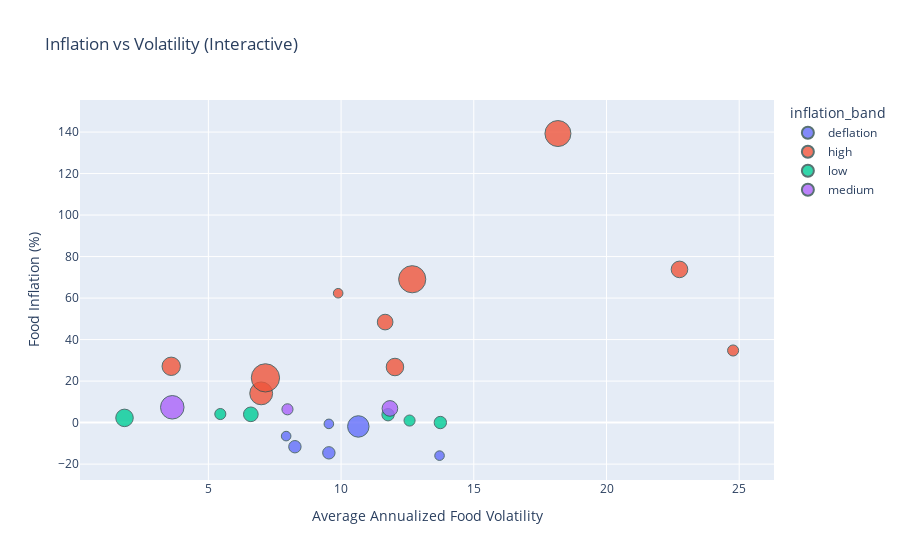

The notebook cell this image was saved under:
### Markdown cell above
Let's recreate this scatter plot using Plotly to allow us the ability to hover over data points in order to identify our countries.

### Code cell
import plotly.express as px

fig = px.scatter(
    df,
    x="average_annualized_food_volatility",
    y="inflation",
    hover_name="country",  # country name appears on hover
    size="number_of_food_items",  # optional: bubble size by number of items tracked
    color="inflation_band",       # optional: color points by inflation band
    title="Inflation vs Volatility (Interactive)",
    labels={
        "average_annualized_food_volatility": "Average Annualized Food Volatility",
        "inflation": "Food Inflation (%)"
    }
)

fig.update_traces(marker=dict(opacity=0.8, line=dict(width=1, color="DarkSlateGrey")))
fig.show()

### Figure 1 — Plotly figure (JSON) as saved in the notebook; plotly's stock layout.template omitted (floating-point values rounded to 4 significant figures)
{"data": [{"hovertemplate": "<b>%{hovertext}</b><br><br>inflation_band=deflation<br>Average Annualized Food Volatility=%{x}<br>Food Inflation (%)=%{y}<br>number_of_food_items=%{marker.size}<extra></extra>", "hovertext": ["Afghanistan", "Burkina Faso", "Mali", "Niger", "Somalia", "Yemen, Rep."], "legendgroup": "deflation", "marker": {"color": "#636efa", "line": {"color": "DarkSlateGrey", "width": 1}, "opacity": 0.8, "size": [3, 3, 5, 3, 5, 15], "sizemode": "area", "sizeref": 0.065, "symbol": "circle"}, "mode": "markers", "name": "deflation", "orientation": "v", "showlegend": true, "type": "scatter", "x": [7.93, 13.71, 8.26, 9.54, 9.54, 10.65], "xaxis": "x", "y": [-6.5, -15.91, -11.62, -0.61, -14.56, -1.85], "yaxis": "y"}, {"hovertemplate": "<b>%{hovertext}</b><br><br>inflation_band=high<br>Average Annualized Food Volatility=%{x}<br>Food Inflation (%)=%{y}<br>number_of_food_items=%{marker.size}<extra></extra>", "hovertext": ["Burundi", "Congo, Dem. Rep.", "Gambia, The", "Haiti", "Lao Pdr", "Lebanon", "Myanmar", "South Sudan", "Sudan", "Syrian Arab Republic"], "legendgroup": "high", "marker": {"color": "#EF553B", "line": {"color": "DarkSlateGrey", "width": 1}, "opacity": 0.8, "size": [10, 17, 26, 8, 11, 22, 3, 9, 4, 24], "sizemode": "area", "sizeref": 0.065, "symbol": "circle"}, "mode": "markers", "name": "high", "orientation": "v", "showlegend": true, "type": "scatter", "x": [12.03, 6.99, 7.15, 11.66, 3.6, 18.17, 9.89, 22.75, 24.77, 12.68], "xaxis": "x", "y": [26.79, 14.09, 21.56, 48.44, 27.13, 139.3, 62.34, 73.82, 34.75, 69.08], "yaxis": "y"}, {"hovertemplate": "<b>%{hovertext}</b><br><br>inflation_band=low<br>Average Annualized Food Volatility=%{x}<br>Food Inflation (%)=%{y}<br>number_of_food_items=%{marker.size}<extra></extra>", "hovertext": ["Cameroon", "Central African Republic", "Chad", "Congo, Rep.", "Guinea-Bissau", "Mozambique"], "legendgroup": "low", "marker": {"color": "#00cc96", "line": {"color": "DarkSlateGrey", "width": 1}, "opacity": 0.8, "size": [10, 5, 4, 4, 5, 7], "sizemode": "area", "sizeref": 0.065, "symbol": "circle"}, "mode": "markers", "name": "low", "orientation": "v", "showlegend": true, "type": "scatter", "x": [1.84, 13.74, 12.58, 5.45, 11.77, 6.6], "xaxis": "x", "y": [2.28, 0.04, 0.99, 4.14, 3.81, 3.99], "yaxis": "y"}, {"hovertemplate": "<b>%{hovertext}</b><br><br>inflation_band=medium<br>Average Annualized Food Volatility=%{x}<br>Food Inflation (%)=%{y}<br>number_of_food_items=%{marker.size}<extra></extra>", "hovertext": ["Iraq", "Liberia", "Nigeria"], "legendgroup": "medium", "marker": {"color": "#ab63fa", "line": {"color": "DarkSlateGrey", "width": 1}, "opacity": 0.8, "size": [18, 4, 8], "sizemode": "area", "sizeref": 0.065, "symbol": "circle"}, "mode": "markers", "name": "medium", "orientation": "v", "showlegend": true, "type": "scatter", "x": [3.64, 7.98, 11.84], "xaxis": "x", "y": [7.38, 6.41, 6.83], "yaxis": "y"}], "layout": {"legend": {"itemsizing": "constant", "title": {"text": "inflation_band"}, "tracegroupgap": 0}, "title": {"text": "Inflation vs Volatility (Interactive)"}, "xaxis": {"anchor": "y", "domain": [0, 1], "title": {"text": "Average Annualized Food Volatility"}}, "yaxis": {"anchor": "x", "domain": [0, 1], "title": {"text": "Food Inflation (%)"}}}}
